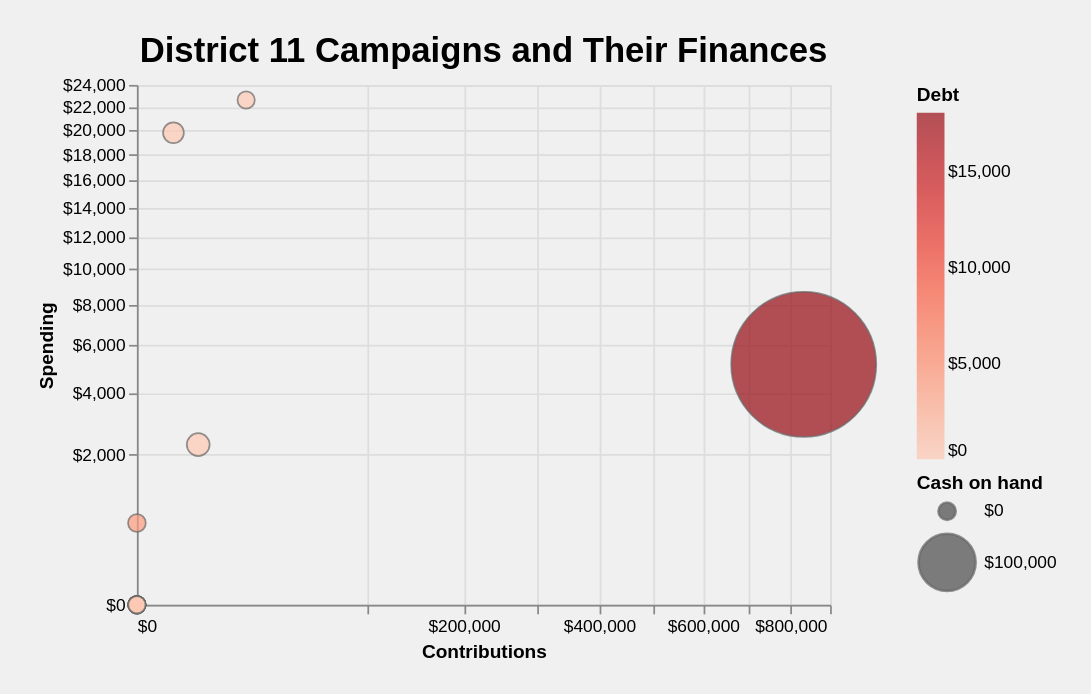

The cell this chart's notebook holds for it:
### Code cell
# selection = alt.selection_single(on='mouseover', fields=['name','cash_on_hand_end_period', 'contributions'])

# color = alt.condition(selection,
#                      alt.Color('name:N', legend=None),
#                       alt.value('lightgray')
#                      )

def mult_index(number):
    return number * 10

bubble = alt.Chart(all_totals, title='District 11 Campaigns and Their Finances', padding=20).mark_circle(strokeWidth=1, strokeOpacity=1, stroke='#666666').encode(
    alt.X('contributions:Q',
          scale=alt.Scale(zero=False, type='sqrt'),
          sort='ascending',
          title='Contributions',
         axis=alt.Axis(format="$,.0f")
         ),
    alt.Y('disbursements:Q', 
          scale=alt.Scale(zero=False, type='sqrt'),
          sort='ascending', 
          title='Spending',
         axis=alt.Axis(format="$,.0f")
         ),
    alt.Size('Cash on hand:Q',
             scale=alt.Scale(range=[100, 7000]),
            legend=alt.Legend(
#                 direction='horizontal',
                format="$,.0f",
                values=[0,100000],
#                 orient='bottom',
                tickCount=2
            )
            ),
    tooltip=[
        alt.Tooltip(title='Name', field='name', type='ordinal'),
        alt.Tooltip(title='Contributions', field='contributions', format="$,.0f", type='ordinal'),
        alt.Tooltip(title='Cash on hand', field='Cash on hand', format="$,.0f", type='ordinal'),
        alt.Tooltip(title='Spending', field='disbursements', format="$,.0f", type='ordinal'),
        alt.Tooltip(title='Debt', field='Debt', format="$,.0f", type='ordinal')
    ],
    color = alt.Color(
        'Debt:Q',
        scale=alt.Scale(
            scheme='reds'
        ),
        legend=alt.Legend(
            format="$,.0f",
            offset=50
        )
    ),
#     strokeWidth='1:O'
    
).add_selection(
    selection
).configure_axis(
    gridOpacity=0.3,
    gridColor='cornflowerblue',
    domain=False
).configure_view(
    strokeWidth=1,
    stroke='cornflowerblue',
    strokeOpacity=0.3
).configure_scale(
    minSize=100,
    continuousPadding=4,
    maxOpacity=0.9,
    minOpacity=0.4,
    pointPadding=0.3,
).configure_legend(
    offset=100
).configure(
    background='#f0f0f0'
).configure_title(
    fontSize=20
)

bubble

### Figure 1 — Vega-Lite specification as saved in the notebook (floating-point values rounded to 4 significant figures)
{"$schema": "https://vega.github.io/schema/vega-lite/v3.4.0.json", "config": {"background": "#f0f0f0", "mark": {"tooltip": null}, "title": {"fontSize": 20}, "view": {"height": 300, "width": 400}}, "data": {"name": "data-d3cedb2688b903b6e6905080aaf65121"}, "datasets": {"data-d3cedb2688b903b6e6905080aaf65121": [{"Cash on hand": 0, "Debt": 0, "contributions": 0, "disbursements": 0, "name": "Ross Alan Schumann", "receipts": 0}, {"Cash on hand": 0, "Debt": 0, "contributions": 0, "disbursements": 0, "name": "Brandon Batch", "receipts": 0}, {"Cash on hand": 0, "Debt": 0, "contributions": 0, "disbursements": 0, "name": "Wesley Virdell", "receipts": 0}, {"Cash on hand": 0, "Debt": 0, "contributions": 22350, "disbursements": 22620.0, "name": "Richard Bartlett", "receipts": 22620.0}, {"Cash on hand": 0, "Debt": 0, "contributions": 0, "disbursements": 0, "name": "Wacey Alpha Cody", "receipts": 0}, {"Cash on hand": 0, "Debt": 0, "contributions": 0, "disbursements": 0, "name": "Jeffrey Cady", "receipts": 0}, {"Cash on hand": 0, "Debt": 0, "contributions": 0, "disbursements": 0, "name": "James Berryhill", "receipts": 0}, {"Cash on hand": 0, "Debt": 0, "contributions": 0, "disbursements": 0, "name": "Ned Luscombe", "receipts": 0}, {"Cash on hand": 0, "Debt": 0, "contributions": 0, "disbursements": 0, "name": "Casey Gray", "receipts": 0}, {"Cash on hand": 0, "Debt": 0, "contributions": 0, "disbursements": 0, "name": "James Faircloth", "receipts": 0}, {"Cash on hand": 520.5, "Debt": 3830.0, "contributions": 0, "disbursements": 594.5, "name": "Robert Tucker", "receipts": 245}, {"Cash on hand": 4500, "Debt": 0, "contributions": 2500, "disbursements": 19790.0, "name": "Cynthia Jean Breyman", "receipts": 19290.0}, {"Cash on hand": 7488.0, "Debt": 0, "contributions": 7043.0, "disbursements": 2279.0, "name": "Jon Mark Hogg", "receipts": 9767.0}, {"Cash on hand": 699800.0, "Debt": 18100.0, "contributions": 832760, "disbursements": 5134.0, "name": "August Pfluger", "receipts": 704910}]}, "encoding": {"color": {"field": "Debt", "legend": {"format": "$,.0f", "offset": 50}, "scale": {"scheme": "reds"}, "type": "quantitative"}, "size": {"field": "Cash on hand", "legend": {"format": "$,.0f", "tickCount": 2, "values": [0, 100000]}, "scale": {"range": [100, 7000]}, "type": "quantitative"}, "tooltip": [{"field": "name", "title": "Name", "type": "ordinal"}, {"field": "contributions", "format": "$,.0f", "title": "Contributions", "type": "ordinal"}, {"field": "Cash on hand", "format": "$,.0f", "title": "Cash on hand", "type": "ordinal"}, {"field": "disbursements", "format": "$,.0f", "title": "Spending", "type": "ordinal"}, {"field": "Debt", "format": "$,.0f", "title": "Debt", "type": "ordinal"}], "x": {"axis": {"format": "$,.0f"}, "field": "contributions", "scale": {"type": "sqrt", "zero": false}, "sort": "ascending", "title": "Contributions", "type": "quantitative"}, "y": {"axis": {"format": "$,.0f"}, "field": "disbursements", "scale": {"type": "sqrt", "zero": false}, "sort": "ascending", "title": "Spending", "type": "quantitative"}}, "mark": {"stroke": "#666666", "strokeOpacity": 1, "strokeWidth": 1, "type": "circle"}, "padding": 20, "selection": {"selector006": {"fields": ["name", "cash_on_hand_end_period", "contributions"], "on": "mouseover", "type": "single"}}, "title": "District 11 Campaigns and Their Finances"}
